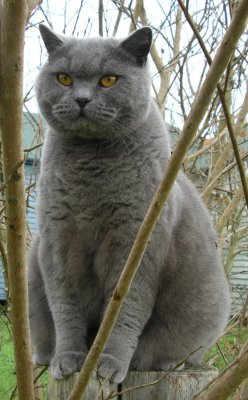
#> input picture assets/notebooks/vision_notebooks/images/cat.jpg, 248 x 400 px
$ jupyter execute --allow-errors 01_Spatial_Domain.ipynb   (older library calls are emulated)
#> lines starting #> are read from the running program, lines starting #| are printed output that depends on the picture
[cell 1]
import numpy as np
import matplotlib.pyplot as plt
from imageio import imread
import cv2

[cell 2]
def plot_image(img):
    plt.imshow(img, cmap = 'gray', vmin=0, vmax=255)
    plt.title(''), plt.xticks([]), plt.yticks([])

def plot_image_and_hist(img):
    plt.subplot(121)
    plt.imshow(img, cmap = 'gray', vmin=0, vmax=255)
    plt.title(''), plt.xticks([]), plt.yticks([])

    plt.subplot(122)
    plt.hist(img.ravel(),256,[0,256]); plt.show()

def plot_hist_and_cum(img):
    hist = np.histogram(img, bins=np.arange(256))
    fig, ax1 = plt.subplots()
    #ax1.fill_between(hist[1][1:], 0, hist[0])
    ax1.bar(hist[1][1:], hist[0])
    ax2 = ax1.twinx()
    ax2.plot(hist[1][1:], np.cumsum(hist[0]), color='red')

def linearTrans(img, alpha, beta, dmin=0, dmax=255):
    return np.uint8(np.clip(alpha*img + beta, dmin, dmax-1))

def linearGradient(img, dmin=0, dmax=255):
    pattern = np.transpose(np.array([np.arange(img.shape[0])]).repeat(img.shape[1],0)/img.shape[0])
    pattern = np.flip(pattern)
    return np.uint8(np.clip(pattern*img, dmin, dmax-1))

def blend(img1, img2, alpha, dmin=0, dmax=255):
    return np.uint8(np.clip((1.0-alpha)*img1 + alpha*img2, dmin, dmax-1))

def linearBlend(img1, img2, dmin=0, dmax=255):
    pattern = np.array([np.arange(img1.shape[1])]).repeat(img1.shape[0],0)/img1.shape[1]
    return np.uint8(np.clip((-pattern+1)*img1 + pattern*img2, dmin, dmax-1))

def gammaCorrection(img, gamma, dmin=0, dmax=255):
    return np.uint8(np.clip(((img/dmax)**(1.0/gamma))*dmax, dmin, dmax-1))

def negative(img, dmin=0, dmax=255):
    return np.uint8(np.clip(-img+dmax, dmin, dmax-1))

# Processing in the Spatial Domain

## Color models

Color models are mathematical representations of the color captured by a camera.

## RGB

Represents any color as the set of red, green and blue intensities. It use to be the model that a camera or color sensor gives. Each channel is usually represented for integer in the range [0, 155] for 8 bits systems, or floating point number in the range [0, 1].

<div class="picture">

  <div>RGB cube. (https://commons.wikimedia.org/wiki/File:RGB_color_cube.svg)</div>
</div>

Examples:

<p style="background-color:rgb(0, 0, 0);">rgb(0, 0, 0)</p>
<p style="background-color:rgb(255, 0, 0);">rgb(255, 0, 0)</p>
<p style="background-color:rgb(0, 255, 0);">rgb(0, 255, 0)</p>
<p style="background-color:rgb(0, 0, 255);">rgb(0, 0, 255)</p>
<p style="background-color:rgb(255, 255, 0);">rgb(255, 255, 0)</p>
<p style="background-color:rgb(255, 0, 255);">rgb(255, 0, 255)</p>
<p style="background-color:rgb(0, 255, 255);">rgb(0, 255, 255)</p>
<p style="background-color:rgb(255, 255, 255);">rgb(255, 255, 255)</p>

## HSV and HSL

***Hue, Saturation, Value*** model and ***Hue, Saturation, Lightness*** models represents the color with the corresponding components.

<div class="picture">

  <div>HSL and HSV representations. (https://en.wikipedia.org/wiki/Color_model)</div>
</div>

Examples:

<p style="background-color:rgb(0, 0, 0); color:rgb(255, 255, 255);">hsl(0, 100%, 0%)</p>
<p style="background-color:rgb(128, 0, 0); color:rgb(255, 255, 255);">hsl(0, 100%, 25%)</p>
<p style="background-color:rgb(255, 0, 0);">hsl(0, 100%, 50%)</p>
<p style="background-color:rgb(255, 128, 128);">hsl(0, 100%, 75%)</p>
<p style="background-color:rgb(255, 255, 255);">hsl(0, 100%, 100%)</p>

<p style="background-color:rgb(0, 0, 0); color:rgb(255, 255, 255);">hsl(120, 100%, 0%)</p>
<p style="background-color:rgb(0, 128, 0); color:rgb(255, 255, 255);">hsl(120, 100%, 25%)</p>
<p style="background-color:rgb(0, 255, 0);">hsl(120, 100%, 50%)</p>
<p style="background-color:rgb(128, 255, 128);">hsl(120, 100%, 75%)</p>
<p style="background-color:rgb(255, 255, 255);">hsl(120, 100%, 100%)</p>

<p style="background-color:rgb(0, 0, 0); color:rgb(255, 255, 255);">hsl(240, 100%, 0%)</p>
<p style="background-color:rgb(0, 0, 128); color:rgb(255, 255, 255);">hsl(240, 100%, 25%)</p>
<p style="background-color:rgb(0, 0, 255);">hsl(240, 100%, 50%)</p>
<p style="background-color:rgb(128, 128, 255);">hsl(240, 100%, 75%)</p>
<p style="background-color:rgb(255, 255, 255);">hsl(240, 100%, 100%)</p>

## YUV

<div class="picture">

  <div>YUV representation with Y=0.5 (https://es.wikipedia.org/wiki/YUV)</div>
</div>

<div class="picture">

  <div>YUV representation with Y=0.0</div>
</div>

<div class="picture">

  <div>YUV representation with Y=1.0</div>
</div>

# Point Operators

Point operators (or point processes) are the simplest way to process image. The result of these operators is calculated from the corresponding pixel in the original image. The point operators produces pixels tranforms, that can be denoted as:

$$g(\mathbf{x})=h(f(\mathbf{x}))$$

or:

$$g(\mathbf{x})=h(f_0(\mathbf{x}), f_1(\mathbf{x}), ...)$$

Where $\mathbf{x}$ is the pixel location $(i,j)$, $g$ is the output image and $f(f)$ is the input images.

### Brightness and contrast

The commonly transformation is:

$$g(\mathbf{x})=af(\mathbf{x})+b$$

Whose parameters are:

* $a$: gain, that controls *contrast*.
* $b$: bias, that controls *brightness*.

Examples:

* ***Original Image***:

[cell 3]
imgCat = cv2.imread('images/cat.jpg', 0)
#> imgCat: shape (400, 248); min 3, max 255, mean 115.5
imgDog = cv2.imread('images/dog.jpg', 0)
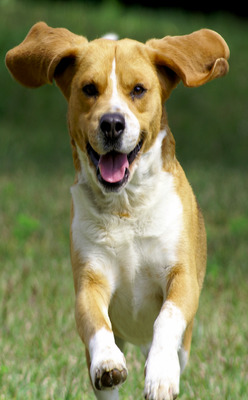
#> input picture assets/notebooks/vision_notebooks/images/dog.jpg, 248 x 400 px
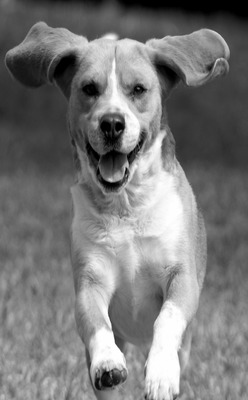
#> imgDog: shape (400, 248); min 0, max 255, mean 121.3
plot_image_and_hist(imgCat)

* $a=1.0, b=70$

[cell 4]
a=1.0
b=70
imgCat1 = np.clip(imgCat+70.0, a_min=None,a_max=255.0)
imgCat1 = a*imgCat+b
plot_image_and_hist(imgCat1)
imgCat1 = np.clip(imgCat1, 0.0, 255.0).astype(np.uint8) # Limits the operated image between 0 and 255

* $a=1.5, b=0$

[cell 5]
a=1.5
b=0
imgCat1 = np.clip(imgCat+70.0, a_min=None,a_max=255.0)
imgCat1 = a*imgCat+b
plot_image_and_hist(imgCat1)
imgCat1 = np.clip(imgCat1, 0.0, 255.0).astype(np.uint8) # Limits the operated image between 0 and 255

* $a=2.0, b=-50$

[cell 6]
a=2.0
b=-50
imgCat1 = np.clip(imgCat+70.0, a_min=None,a_max=255.0)
imgCat1 = a*imgCat+b
plot_image_and_hist(imgCat1)
imgCat1 = np.clip(imgCat1, 0.0, 255.0).astype(np.uint8) # Limits the operated image between 0 and 255
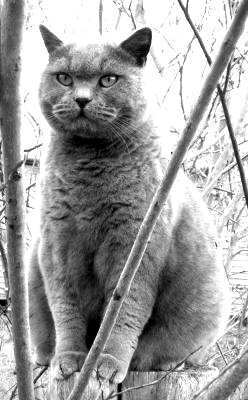
#> imgCat1: shape (400, 248); min 0, max 255, mean 158.9

The parameters can depend on the $x$ location:

$$g(\mathbf{x}) = a(\mathbf{x})f(\mathbf{x})+b(\mathbf{x})$$

Example:

[cell 7]
imgCat1 = linearGradient(imgCat)
plot_image_and_hist(imgCat1)

As this is a linear transformation, the superposition principle is satisfied:

$$h(f_0+f_1) = h(f_0) + h(f_1)$$

### Blend

It is used to combine two images:

$$g(\mathbf{x}) = (1-\alpha)f_0(\mathbf{x})+\alpha f_1(\mathbf{x})$$

Where $\alpha$; goes from $0$ to $1$.

Examples:

* $\alpha=0.25$

[cell 8]
alpha = 0.25
img_out = blend(imgCat, imgDog, alpha)
plot_image_and_hist(img_out)

* $\alpha=0.5$

[cell 9]
alpha = 0.5
img_out = blend(imgCat, imgDog, alpha)
plot_image_and_hist(img_out)

* $\alpha=0.75$

[cell 10]
alpha = 0.75
img_out = blend(imgCat, imgDog, alpha)
plot_image_and_hist(img_out)

* $\alpha$ changes with $x$

[cell 11]
alpha = 0.75
img_out = linearBlend(imgCat, imgDog)
plot_image_and_hist(img_out)

### Gamma correction

Used to invert the gamma mapping applied by some cameras:

<img class="eq" src="https://latex.codecogs.com/gif.latex?
  g(\mathbf{x}) = f(\mathbf{x})^{\frac{1}{\gamma}}
"/>

<div class="picture">

  <div>gamma=[1.0, 0.8, 2.2]</div>
</div>

When input image $f$ is normalized in the range $[0, 1]$.

Example:

* $\gamma=[1.0, 0.8, 2.2]$

[cell 12]
plt.subplot(1, 3, 1)
plt.imshow(gammaCorrection(imgCat, 1.0), cmap = 'gray')
plt.subplot(1, 3, 2)
plt.imshow(gammaCorrection(imgCat, 0.8), cmap = 'gray')
plt.subplot(1, 3, 3)
plt.imshow(gammaCorrection(imgCat, 2.2), cmap = 'gray')
plt.show()

### Negative

Output is:

<img class="eq" src="https://latex.codecogs.com/gif.latex?
  g(\mathbf{x}) = L-f(\mathbf{x})-1
"/>

Example:

[cell 13]
img_out = negative(imgCat)
plot_image_and_hist(img_out)

## Color transforms

When you think about adding brightness to a color image, the first operation you could apply is to add a specific value to all the channels. Let's with the following color:

<p style="background-color:rgb(123, 66, 163); color: white;">rgb(123, 66, 163)</p>

Adding 50 to each channel, you get:

<p style="background-color:rgb(173, 116, 213); color: white;">rgb(173, 116, 213)</p>

In both cases, you could convert to HSV or HSL models [here](https://www.rapidtables.com/convert/color/rgb-to-hsv.html), and check that the Hue value is the same, and the Saturation and Value or Lightness change, if you want to change just one of them, you sould convert to HSV or HSL models, change the specific value, and return to RGB again.

Example:

[cell 14]
img_rgb = cv2.imread('images/cat.jpg')
#> img_rgb is the input picture: shape (400, 248, 3); mean B, G, R 103.4, 116.7, 117.6
plt.subplot(1, 2, 1)
plt.imshow(img_rgb[...,::-1])
plt.subplot(1, 2, 2)
plt.imshow(linearTrans(img_rgb, 1.0, 50)[...,::-1])
#> in linearTrans, `return np.uint8(np.clip(alpha*img + beta, dmin, dmax-1))`:
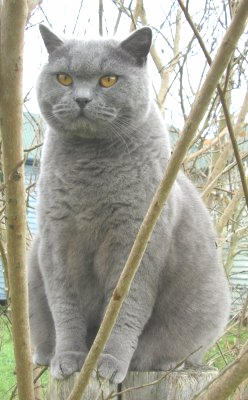
#> returned value: shape (400, 248, 3); mean of channels 0, 1, 2 149.3, 162.7, 164.1; drawn as B, G, R
plt.show()

## Histogram equalization

The histogram is essentially a probability function, and the idea of the histogram equalization is to convert it in a flat function, using all the intensities. This operation can be done calculating the normalized distribution function, and multiplying it by $L-1$. This could be used as a LUT to map the new pixel values.

$$c(I)=(L-1)\frac{1}{N}\sum^{i=0}_{I}{h(i)}$$

Where $h$ is the original histogram, and $c$ should be the LUT.

Consider thw following image and its histogram:

[cell 15]
imgGray = cv2.imread('images/bad_contrast.png', 0)
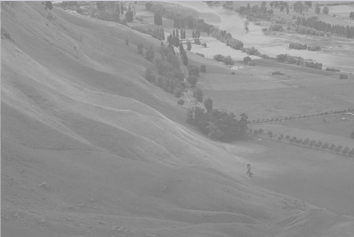
#> input picture assets/notebooks/vision_notebooks/images/bad_contrast.png, 354 x 237 px
#> imgGray: shape (237, 354); min 113, max 206, mean 145.4
plot_image(imgGray)

[cell 16]
plot_hist_and_cum(imgGray)
#> figure, not shown here; panel 1: tallest bar 3673 high, from x = 135.6 to 136.4; panel 2: curve peaks at x = 207, y = 83898

Applying histogram equalization:

[cell 17]
imgGrayEqu = cv2.equalizeHist(imgGray)
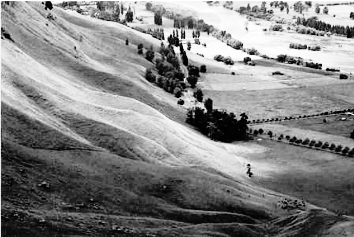
#> imgGrayEqu: shape (237, 354); min 0, max 255, mean 130.6
plot_image(imgGrayEqu)

[cell 18]
plot_hist_and_cum(imgGrayEqu)
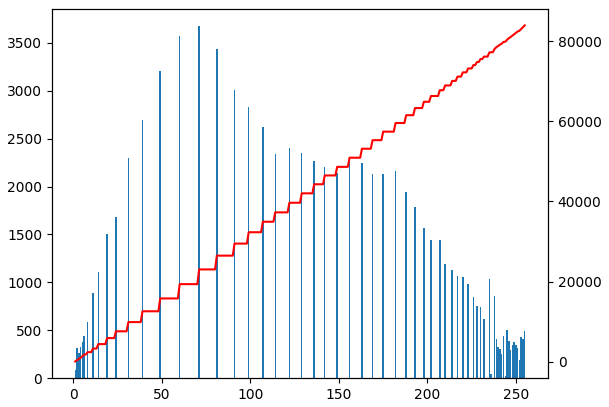
#> figure drawn by matplotlib, 2 panels; panel 1: tallest bar 3673 high, from x = 70.6 to 71.4; panel 2: curve peaks at x = 255, y = 83898

Sometimes the histogram equalization does not work well enough, so you can parform blend between the original and the equalized image.

<div class="picture">

  <div>[Szeliski11]</div>
</div>

Other methods:

<div class="picture">

  <div>[Szeliski11]</div>
</div>

# Linear filtering (neighborhood operator)

Linear filters can be performed as a correlation operation:

$$g = f \otimes h$$

$$g(i,j) = \sum_{k,l}f(i+k, j+l)h(k,l)$$

Where $g$ is the filtered image, $f$ is the original image and $h$ is the filter, whose value are called *filter coefficients*, and **the sum of them must be *1.0***.

<div class="picture">

  <div>[Szeliski11]</div>
</div>

The linear filter can also be executed as a convolution operation:

$$g = f \ast h$$

$$g(i,j) = \sum_{k,l}f(i-k, j-l)h(k,l) = \sum_{k,l}f(k, l)h(i-k,j-l)$$

Correlation and convolution are shift-invariant operations, but a shift-variant version could be used:

$$g(i,j) = \sum_{k,l}f(i-k, j-l)h(k,l;i,j)$$

## Padding (border effect)

When border pixel are calculated, the filter need pixels that outside the image, there are some processes to face this problem:

* ***zero***: read the outside pixels as zero.
* ***constant***: read the outside pixels as a specific value, usually L/2.
* ***clamp***: repeat the border pixels.
* ***wrap***: loop “around” the image in a “toroidal” configuration.
* ***mirror***: reflect the image.

<div class="picture">

  <div>[Szeliski11]</div>
</div>

## Typical filters

### Average (mean) filter

It is an squared filter with the same value in all its cells, and whose sum is 1.0.

[cell 19]
from scipy import signal

def mean_filter(img, N):
    kernel = np.ones((N,N))/(N*N)
    return signal.convolve2d(imgFace1, kernel, boundary='symm', mode='same')

imgFace1 = cv2.imread('images/1_face1.jpg', 0)
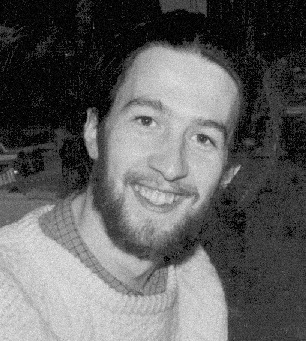
#> input picture assets/notebooks/vision_notebooks/images/1_face1.jpg, 306 x 341 px
#> imgFace1 is the input picture: shape (341, 306); min 0, max 243, mean 96.3
fig=plt.figure(figsize=(18, 16), dpi= 80)
plt.subplot(141)
plot_image(imgFace1)
plt.title('Original')

sizes = [3, 5, 7]

for i, size in enumerate(sizes):
    plt.subplot(142+i)
    filtered = mean_filter(imgFace1, size)
    plot_image(filtered)
    plt.title(f'{size}x{size} Filter')

Original image from https://homepages.inf.ed.ac.uk/rbf/HIPR2/filtops.htm

[cell 20]
imgFace1 = cv2.imread('images/1_face2.jpg', 0)
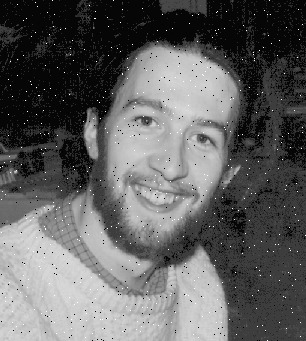
#> input picture assets/notebooks/vision_notebooks/images/1_face2.jpg, 306 x 341 px
#> imgFace1 is the input picture: shape (341, 306); min 0, max 255, mean 96.7
fig=plt.figure(figsize=(18, 16), dpi= 80)
plt.subplot(141)
plot_image(imgFace1)
plt.title('Original')

sizes = [3, 5]

for i, size in enumerate(sizes):
    plt.subplot(142+i)
    filtered = mean_filter(imgFace1, size)
    plot_image(filtered)
    plt.title(f'{size}x{size} Filter')

Original image from https://homepages.inf.ed.ac.uk/rbf/HIPR2/filtops.htm

### Gaussian filter

Modeled by:

$$G(x, y) = \frac{1}{2 \pi \sigma^2} e ^ {-\frac{x^2 + y^2}{2 \sigma^2}}$$

<div class="picture">

</div>

Values example:

<div class="picture">

</div>

Implementation:

[cell 21]
from scipy.ndimage import gaussian_filter

imgRobot = cv2.imread('images/1_camera.jpg', 0)
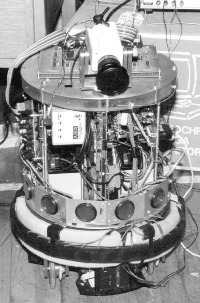
#> input picture assets/notebooks/vision_notebooks/images/1_camera.jpg, 200 x 303 px
fig=plt.figure(figsize=(18, 16), dpi= 70)
plt.subplot(161)
plot_image(imgRobot)
plt.title('Original')

sigmas = [1, 2, 3, 4, 5]

for i, sigma in enumerate(sigmas):
    plt.subplot(162+i)
    filtered = result = gaussian_filter(imgRobot, sigma=sigma)
    plot_image(filtered)
    plt.title(f'sigma={sigma}')
